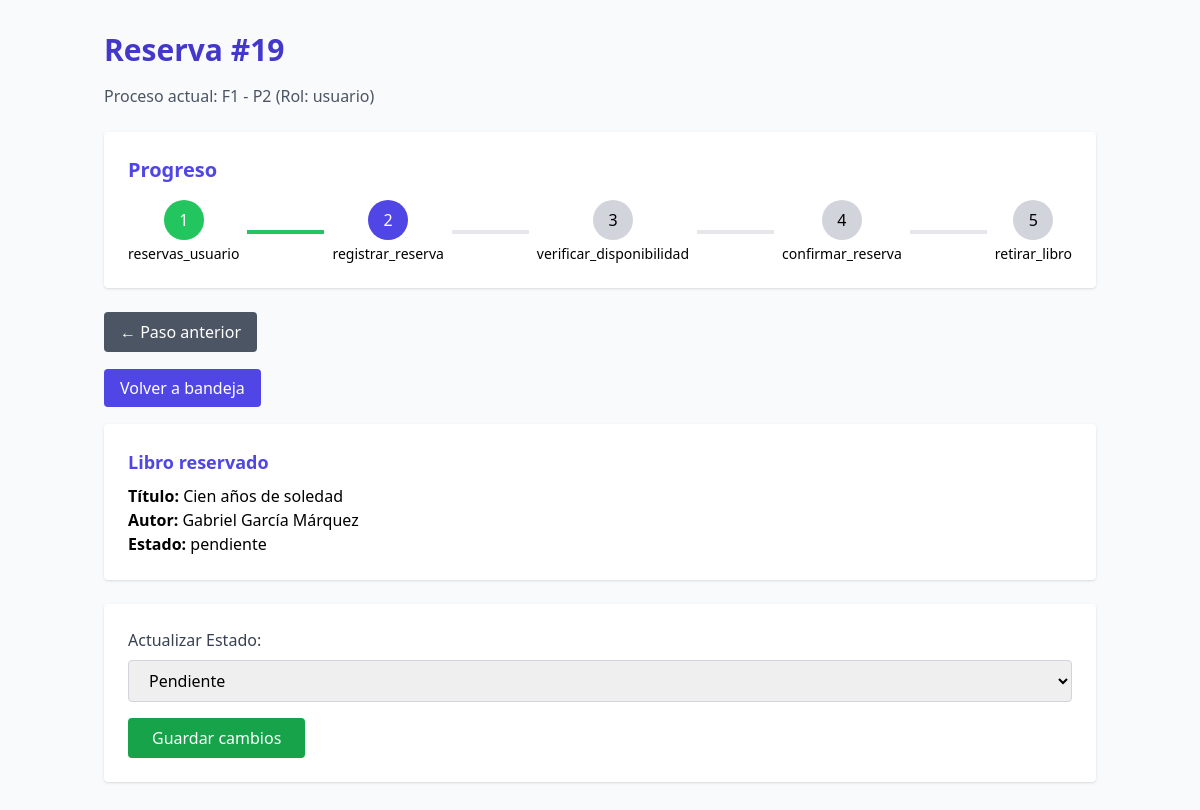
Page /proceso_usuario.php?id_reserva=19&flujo=F1&proceso=P2 (signed in) on the committed database.
### tables this page shows
CREATE TABLE `flujo_proceso` (
  `flujo` varchar(3) NOT NULL,
  `proceso` varchar(3) NOT NULL,
  `siguiente` varchar(3) DEFAULT NULL,
  `pantalla` varchar(30) DEFAULT NULL,
  `rol` varchar(20) DEFAULT NULL
);

CREATE TABLE `reservas` (
  `id_reserva` int(11) NOT NULL,
  `id_usuario` int(11) NOT NULL,
  `flujo` varchar(3) NOT NULL,
  `proceso` varchar(3) NOT NULL,
  `id_libro` int(11) DEFAULT NULL,
  `fecha_inicio` datetime DEFAULT NULL,
  `fecha_fin` datetime DEFAULT NULL,
  `estado` enum('pendiente','confirmada','completada','cancelada') DEFAULT 'pendiente'
);

CREATE TABLE `libros` (
  `id_libro` int(11) NOT NULL,
  `titulo` varchar(100) NOT NULL,
  `autor` varchar(100) NOT NULL,
  `disponible` tinyint(1) DEFAULT 1,
  `stock` int(11) NOT NULL DEFAULT 0
);

### proceso_usuario.php (the view, shortened to what this page needs)
<?php
$con = mysqli_connect("localhost", "root", "", "biblioteca");
$id_reserva = (int)$_GET['id_reserva'];
$flujo = mysqli_real_escape_string($con, $_GET['flujo']);
$proceso = mysqli_real_escape_string($con, $_GET['proceso']);
$sql_flujo = "SELECT * FROM flujo_proceso WHERE flujo='$flujo' ORDER BY proceso";
$result_flujo = mysqli_query($con, $sql_flujo);
$procesos_flujo = [];
while ($fila = mysqli_fetch_assoc($result_flujo)) {
    $procesos_flujo[] = $fila;
}
function obtenerAnteriorProceso($procesos_flujo, $procesoActual) {
    foreach ($procesos_flujo as $i => $proc) {
        if ($proc['proceso'] === $procesoActual && $i > 0) {
            return $procesos_flujo[$i - 1]['proceso'];
        }
    }
    return null;
}
$procesoAnterior = obtenerAnteriorProceso($procesos_flujo, $proceso);
$sql = "SELECT r.*, l.titulo, l.autor, fp.pantalla, fp.rol, fp.siguiente
        FROM reservas r
        LEFT JOIN libros l ON r.id_libro = l.id_libro
        LEFT JOIN flujo_proceso fp ON r.flujo = fp.flujo AND r.proceso = fp.proceso
        WHERE r.id_reserva = $id_reserva AND r.flujo = '$flujo' AND r.proceso = '$proceso'";
$resultado = mysqli_query($con, $sql);
$reserva = mysqli_fetch_assoc($resultado);
?>
<!DOCTYPE html>
<html lang="es">
<head>
	<script src="https://cdn.tailwindcss.com"></script>
</head>
<body class="bg-gray-50">
	<div class="container mx-auto px-4 py-8">
		<h1 class="text-3xl font-bold text-indigo-700 mb-4">Reserva #<?php echo $id_reserva; ?></h1>
		<p class="text-gray-600 mb-6">Proceso actual: <?php echo "$flujo - $proceso"; ?> (Rol:
			<?php echo $_SESSION['rol']; ?>)</p>
		<div class="bg-white shadow rounded p-6 mb-6">
			<h2 class="text-xl font-semibold text-indigo-600 mb-4">Progreso</h2>
			<div class="flex items-center justify-between">
				<?php foreach ($procesos_flujo as $index => $proc): ?>
				<div class="flex flex-col items-center">
					<div
						class="w-10 h-10 flex items-center justify-center rounded-full <?php echo $proc['proceso'] == $proceso ? 'bg-indigo-600 text-white' : ($index < array_search($proceso, array_column($procesos_flujo, 'proceso')) ? 'bg-green-500 text-white' : 'bg-gray-300 text-black'); ?>">
						<?php echo substr($proc['proceso'], 1); ?>
					</div>
					<span class="text-sm mt-1 text-center"><?php echo $proc['pantalla']; ?></span>
				</div>
				<?php if ($index < count($procesos_flujo) - 1): ?>
				<div
					class="flex-1 h-1 mx-2 <?php echo $index < array_search($proceso, array_column($procesos_flujo, 'proceso')) ? 'bg-green-500' : 'bg-gray-200'; ?>">
				</div>
				<?php endif; ?>
				<?php endforeach; ?>
			</div>
		</div>
		<?php if ($procesoAnterior): ?>
		<form method="POST" onsubmit="return confirmarRetroceso();" class="mb-6">
			<button class="bg-gray-600 text-white px-4 py-2 rounded hover:bg-gray-700">
				← Paso anterior
			</button>
		</form>
		<?php endif; ?>
		<a href="listar_reservas_usuario.php" class="text-white bg-indigo-600 hover:bg-indigo-700 px-4 py-2 rounded">
			Volver a bandeja
		</a>
		<div class="mt-6 bg-white p-6 rounded shadow">
			<h2 class="text-lg font-semibold text-indigo-600 mb-2">Libro reservado</h2>
			<p><strong>Título:</strong> <?php echo htmlspecialchars($reserva['titulo']); ?></p>
			<p><strong>Autor:</strong> <?php echo htmlspecialchars($reserva['autor']); ?></p>
			<p><strong>Estado:</strong> <?php echo htmlspecialchars($reserva['estado']); ?></p>
		</div>
		<form method="POST" class="mt-6 bg-white p-6 rounded shadow">
			<label class="block text-gray-700 mb-2">Actualizar Estado:</label>
			<select name="estado" class="border border-gray-300 rounded px-4 py-2 w-full mb-4">
				<option value="pendiente" <?php if ($reserva['estado'] == 'pendiente') echo 'selected'; ?>>Pendiente
				</option>
			</select>
			<button type="submit" name="actualizar_estado"
				class="bg-green-600 text-white px-6 py-2 rounded hover:bg-green-700">
				Guardar cambios
			</button>
		</form>
	</div>
</body>
</html>

### rows in the picture
flujo_proceso: proceso "1", pantalla "reservas_usuario"
flujo_proceso: proceso "2", pantalla "registrar_reserva"
flujo_proceso: proceso "3", pantalla "verificar_disponibilidad"
flujo_proceso: proceso "4", pantalla "confirmar_reserva"
flujo_proceso: proceso "5", pantalla "retirar_libro"
reservas: id_libro.titulo "Cien años de soledad", id_libro.autor "Gabriel García Márquez", estado "pendiente", estado "Pendiente"

### other values in the picture
$id_reserva "19"
$flujo "F1"
$proceso "P2"
$_SESSION['rol'] "usuario"
